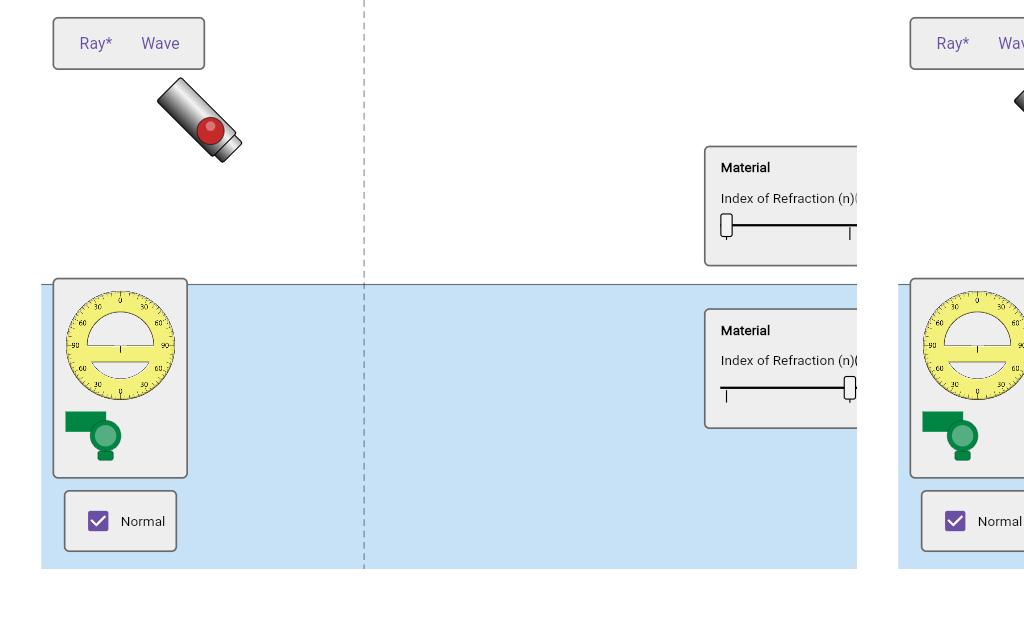
#> input picture requirements/req-bending-light/visual-qa/final6/FINAL6_INTRO.png, 1024 x 618 px, found by its file name
$ python _final6_regions.py
#> lines starting #> are read from the running program, lines starting #| are printed output that depends on the picture
"""FINAL6 regional comparison. Does not overwrite FINAL4 or FINAL5."""
from pathlib import Path

import numpy as np
from PIL import Image

ROOT = Path(r"D:\OneDrive\Desktop\KartosLab\KartosLab\requirements\req-bending-light\visual-qa")
OFFICIAL = ROOT / "official"
FLUTTER = ROOT / "flutter"
OUT = ROOT / "final6"
OUT.mkdir(parents=True, exist_ok=True)

DELTA = 12
SCALE = 569 / 504
OX = (1024 - 834 * SCALE) / 2


def load(path: Path) -> np.ndarray:
    im = Image.open(path).convert("RGB")
#> im is the input picture: PIL image 1024x618 RGB; mean R, G, B 231, 239.4, 242.9
    if im.size != (1024, 618):
        raise SystemExit(f"{path} is {im.size}")
    return np.asarray(im, dtype=np.int16)


def box(stage_box):
    x0, y0, x1, y1 = stage_box
    return (
        int(round(OX + x0 * SCALE)),
        int(round(y0 * SCALE)),
        int(round(OX + x1 * SCALE)),
        int(round(y1 * SCALE)),
    )


def crop_save(name, image, rect):
    x0, y0, x1, y1 = rect
    x0, y0 = max(0, x0), max(0, y0)
    x1, y1 = min(1024, x1), min(618, y1)
    Image.fromarray(image[y0:y1, x0:x1].astype(np.uint8)).save(OUT / name)
    return x0, y0, x1, y1


def metrics(a, b, rect):
    x0, y0, x1, y1 = rect
    da = a[y0:y1, x0:x1]
    db = b[y0:y1, x0:x1]
    d = np.abs(da - db)
    return float(d.mean()), float((d.max(axis=2) > DELTA).mean())


def main():
    intro_f = load(FLUTTER / "FINAL6_INTRO.png")
    more_f = load(FLUTTER / "FINAL6_MORE_TOOLS.png")
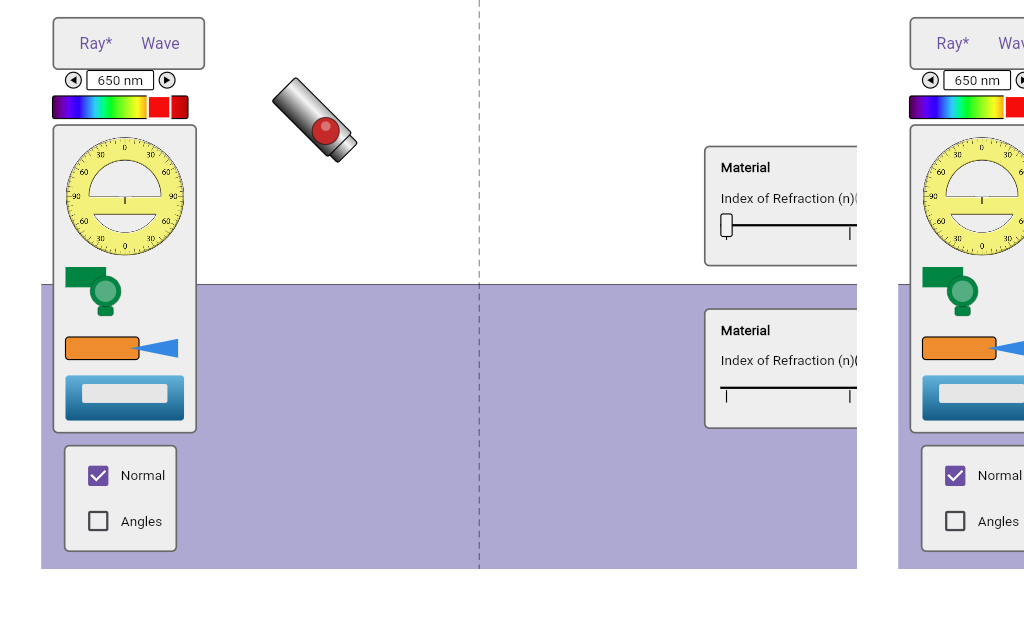
#> input picture requirements/req-bending-light/visual-qa/final6/FINAL6_MORE_TOOLS.png, 1024 x 618 px, found by its file name
#> in load, im is the input picture: PIL image 1024x618 RGB; mean R, G, B 218, 217.5, 227.2
    graph_f = load(FLUTTER / "FINAL6_GRAPH.png")
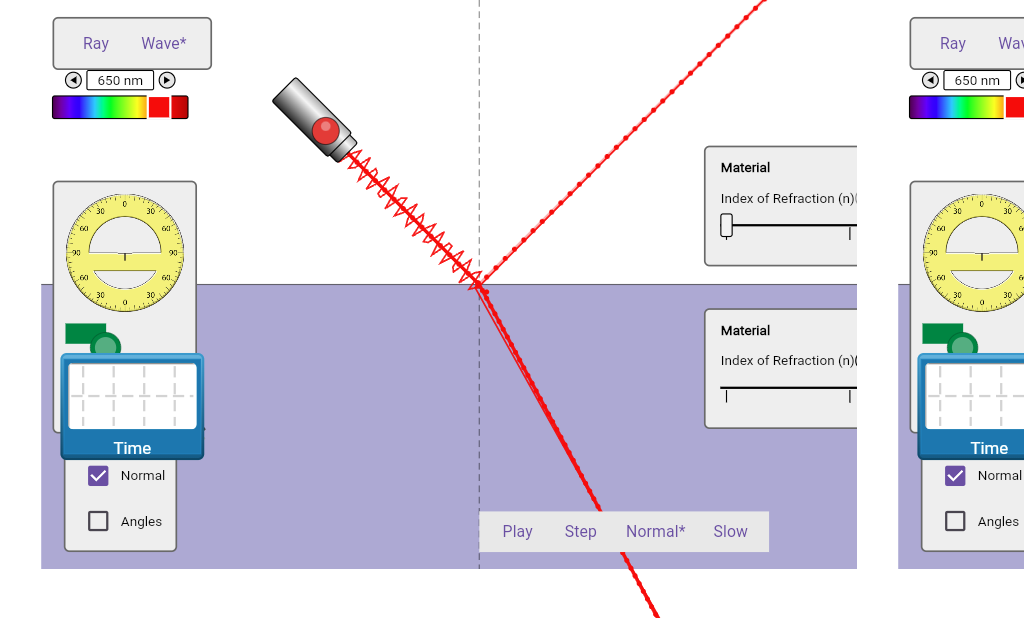
#> input picture requirements/req-bending-light/visual-qa/final6/FINAL6_GRAPH.png, 1024 x 618 px, found by its file name
#> in load, im is the input picture: PIL image 1024x618 RGB; mean R, G, B 219.4, 218.4, 227.9
    sensors_f = load(FLUTTER / "FINAL6_SENSORS.png")
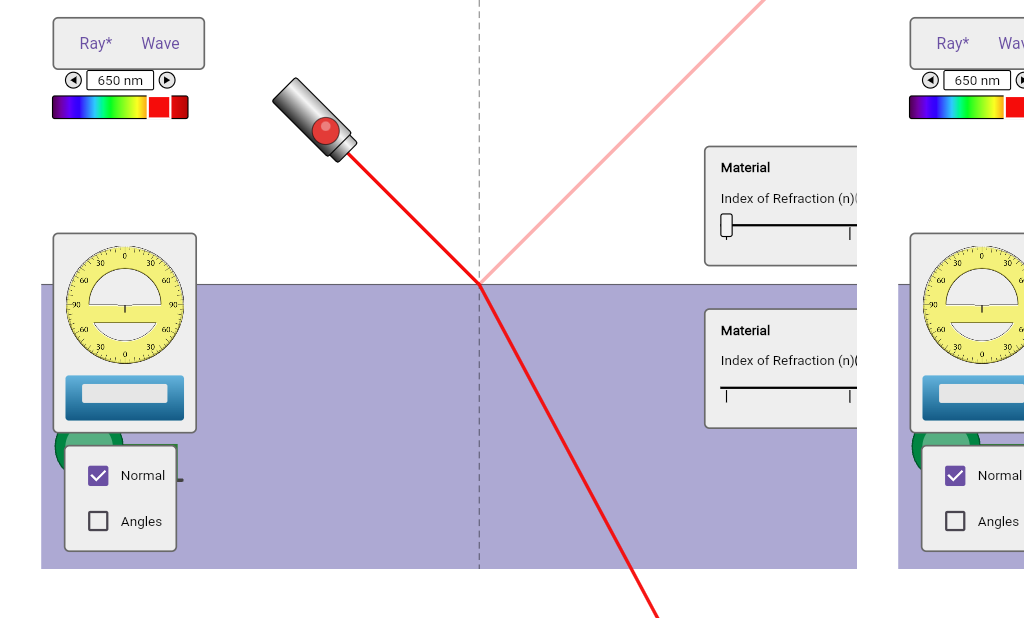
#> input picture requirements/req-bending-light/visual-qa/final6/FINAL6_SENSORS.png, 1024 x 618 px, found by its file name
#> in load, im is the input picture: PIL image 1024x618 RGB; mean R, G, B 220.1, 218.9, 228.8
    intro_o = load(OFFICIAL / "OFFICIAL_INTRO.png")
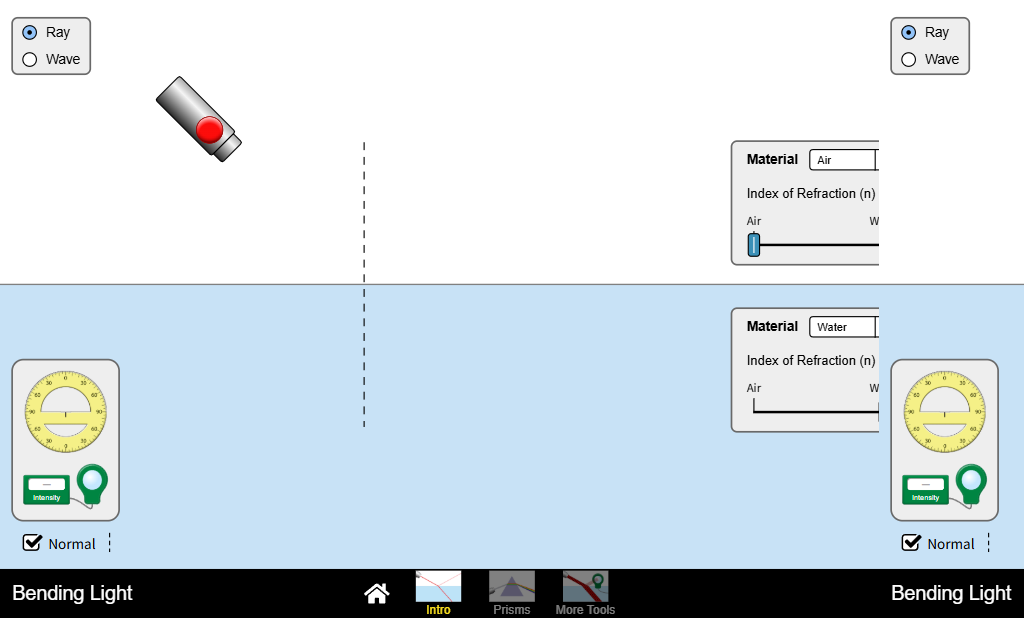
#> input picture requirements/req-bending-light/visual-qa/official/OFFICIAL_INTRO.png, 1024 x 618 px, found by its file name
#> in load, im is the input picture: PIL image 1024x618 RGB; mean R, G, B 209.4, 219.6, 225.6
    more_o = load(OFFICIAL / "OFFICIAL_MORE_TOOLS.png")
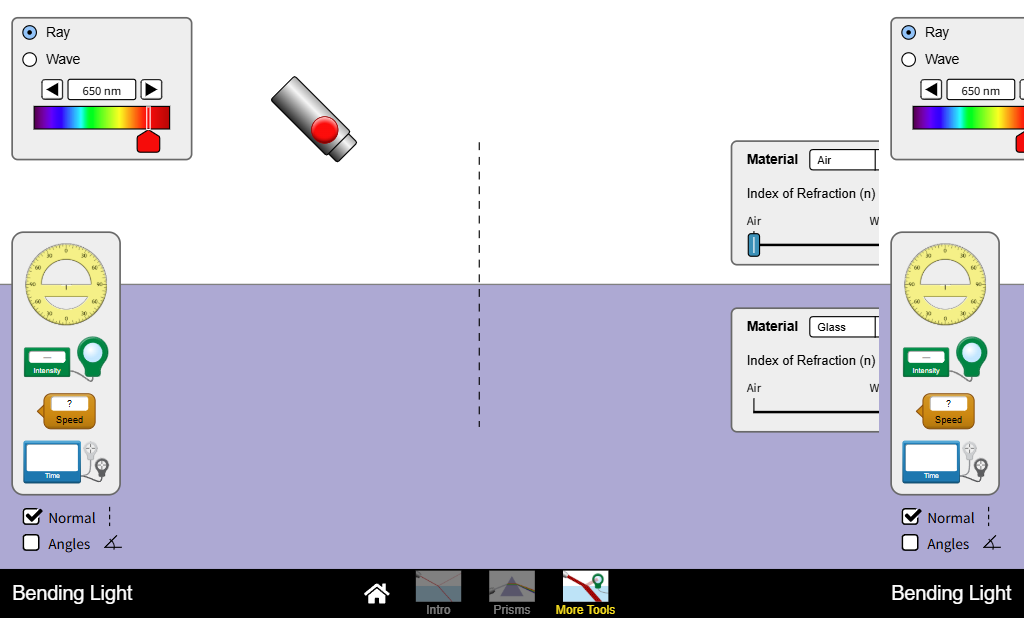
#> input picture requirements/req-bending-light/visual-qa/official/OFFICIAL_MORE_TOOLS.png, 1024 x 618 px, found by its file name
#> in load, im is the input picture: PIL image 1024x618 RGB; mean R, G, B 196.4, 195.3, 208.3
    graph_o = load(OFFICIAL / "OFFICIAL_GRAPH.png")
    sensors_o = load(OFFICIAL / "OFFICIAL_SENSORS.png")

    panel = box((560, 90, 834, 470))
    toolbox = box((0, 300, 170, 504))
    graph = (50, 330, 230, 490)
    sensors = box((80, 140, 520, 430))
    play = box((180, 80, 560, 430))
    background = (0, 0, 40, 40)

    crop_save("FINAL6_PANEL.png", intro_f, panel)
    crop_save("FINAL6_TOOLBOX.png", more_f, toolbox)
    crop_save("FINAL6_GRAPH_DETAIL.png", graph_f, graph)

    rows = [
        ("Panel", intro_f, intro_o, panel),
        ("Toolbox", more_f, more_o, toolbox),
        ("Graph", graph_f, graph_o, graph),
        ("Sensors", sensors_f, sensors_o, sensors),
        ("Play Area", intro_f, intro_o, play),
        ("Background", intro_f, intro_o, background),
    ]
    print("region,mean,ratio,rect")
    for name, a, b, rect in rows:
        mean, ratio = metrics(a, b, rect)
        print(f"{name},{mean:.2f},{ratio:.3f},{rect}")


if __name__ == "__main__":
#> (the run stopped early here; a loop or call above may not have finished)
